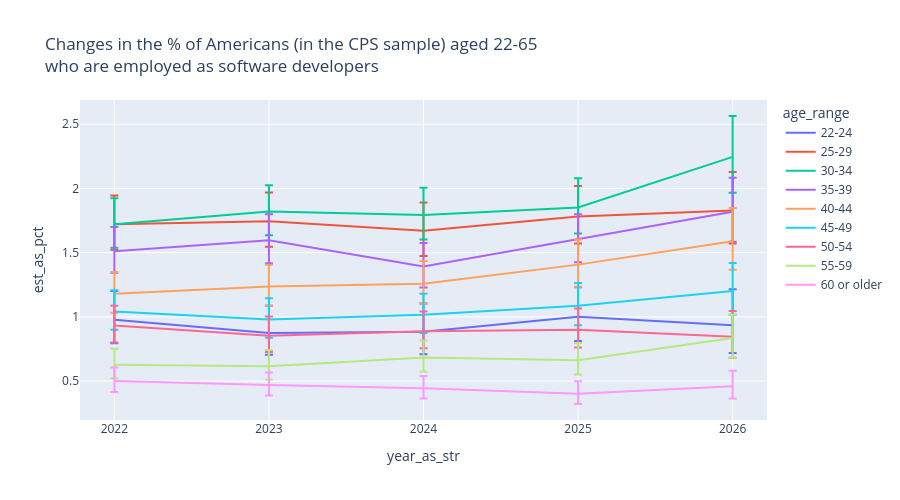

Notebook cell for this chart:
### Code cell
chart_height = 500
chart_width = 800
fig = px.line(swe_employment_year_props_by_age_range.query(
"employed_as_software_developer == '1'"), x = reference_period,
y = 'est_as_pct', color = 'age_range', error_y = 'error_upper_as_pct', 
error_y_minus = 'error_lower_as_pct',
title = 'Changes in the % of Americans (in the CPS sample) aged 22-65<br>\
who are employed as software developers', height = chart_height, )
fig

### Figure 1 — Plotly figure (JSON) as saved in the notebook; plotly's stock layout.template omitted (floating-point values rounded to 4 significant figures)
{"data": [{"error_y": {"array": [0.2244, 0.2117, 0.2185, 0.2308, 0.2802], "arrayminus": [0.1829, 0.1708, 0.1756, 0.1879, 0.2161]}, "hovertemplate": "age_range=22-24<br>year_as_str=%{x}<br>est_as_pct=%{y}<extra></extra>", "legendgroup": "22-24", "line": {"color": "#636efa", "dash": "solid"}, "marker": {"symbol": "circle"}, "mode": "lines", "name": "22-24", "orientation": "v", "showlegend": true, "type": "scatter", "x": ["2022", "2023", "2024", "2025", "2026"], "xaxis": "x", "y": [0.9773, 0.8757, 0.8854, 1.001, 0.9358], "yaxis": "y"}, {"error_y": {"array": [0.2232, 0.2243, 0.2205, 0.2378, 0.2995], "arrayminus": [0.198, 0.1992, 0.1952, 0.2103, 0.258]}, "hovertemplate": "age_range=25-29<br>year_as_str=%{x}<br>est_as_pct=%{y}<extra></extra>", "legendgroup": "25-29", "line": {"color": "#EF553B", "dash": "solid"}, "marker": {"symbol": "circle"}, "mode": "lines", "name": "25-29", "orientation": "v", "showlegend": true, "type": "scatter", "x": ["2022", "2023", "2024", "2025", "2026"], "xaxis": "x", "y": [1.722, 1.745, 1.67, 1.782, 1.829], "yaxis": "y"}, {"error_y": {"array": [0.2039, 0.2049, 0.2118, 0.2274, 0.3182], "arrayminus": [0.1826, 0.1845, 0.1898, 0.203, 0.2795]}, "hovertemplate": "age_range=30-34<br>year_as_str=%{x}<br>est_as_pct=%{y}<extra></extra>", "legendgroup": "30-34", "line": {"color": "#00cc96", "dash": "solid"}, "marker": {"symbol": "circle"}, "mode": "lines", "name": "30-34", "orientation": "v", "showlegend": true, "type": "scatter", "x": ["2022", "2023", "2024", "2025", "2026"], "xaxis": "x", "y": [1.721, 1.82, 1.793, 1.852, 2.246], "yaxis": "y"}, {"error_y": {"array": [0.1884, 0.2018, 0.184, 0.1974, 0.2651], "arrayminus": [0.1678, 0.1795, 0.1628, 0.1761, 0.2319]}, "hovertemplate": "age_range=35-39<br>year_as_str=%{x}<br>est_as_pct=%{y}<extra></extra>", "legendgroup": "35-39", "line": {"color": "#ab63fa", "dash": "solid"}, "marker": {"symbol": "circle"}, "mode": "lines", "name": "35-39", "orientation": "v", "showlegend": true, "type": "scatter", "x": ["2022", "2023", "2024", "2025", "2026"], "xaxis": "x", "y": [1.512, 1.597, 1.392, 1.602, 1.818], "yaxis": "y"}, {"error_y": {"array": [0.1702, 0.1704, 0.1775, 0.1963, 0.259], "arrayminus": [0.149, 0.15, 0.1558, 0.1725, 0.2232]}, "hovertemplate": "age_range=40-44<br>year_as_str=%{x}<br>est_as_pct=%{y}<extra></extra>", "legendgroup": "40-44", "line": {"color": "#FFA15A", "dash": "solid"}, "marker": {"symbol": "circle"}, "mode": "lines", "name": "40-44", "orientation": "v", "showlegend": true, "type": "scatter", "x": ["2022", "2023", "2024", "2025", "2026"], "xaxis": "x", "y": [1.18, 1.236, 1.258, 1.407, 1.59], "yaxis": "y"}, {"error_y": {"array": [0.1652, 0.1652, 0.1633, 0.1773, 0.2186], "arrayminus": [0.1428, 0.1416, 0.1409, 0.1527, 0.1853]}, "hovertemplate": "age_range=45-49<br>year_as_str=%{x}<br>est_as_pct=%{y}<extra></extra>", "legendgroup": "45-49", "line": {"color": "#19d3f3", "dash": "solid"}, "marker": {"symbol": "circle"}, "mode": "lines", "name": "45-49", "orientation": "v", "showlegend": true, "type": "scatter", "x": ["2022", "2023", "2024", "2025", "2026"], "xaxis": "x", "y": [1.043, 0.9791, 1.016, 1.088, 1.202], "yaxis": "y"}, {"error_y": {"array": [0.1539, 0.1491, 0.1536, 0.1644, 0.2004], "arrayminus": [0.1323, 0.1271, 0.1311, 0.1392, 0.1622]}, "hovertemplate": "age_range=50-54<br>year_as_str=%{x}<br>est_as_pct=%{y}<extra></extra>", "legendgroup": "50-54", "line": {"color": "#FF6692", "dash": "solid"}, "marker": {"symbol": "circle"}, "mode": "lines", "name": "50-54", "orientation": "v", "showlegend": true, "type": "scatter", "x": ["2022", "2023", "2024", "2025", "2026"], "xaxis": "x", "y": [0.9331, 0.8532, 0.8877, 0.9004, 0.845], "yaxis": "y"}, {"error_y": {"array": [0.1255, 0.1255, 0.1328, 0.1338, 0.1838], "arrayminus": [0.1047, 0.1043, 0.1114, 0.1114, 0.1509]}, "hovertemplate": "age_range=55-59<br>year_as_str=%{x}<br>est_as_pct=%{y}<extra></extra>", "legendgroup": "55-59", "line": {"color": "#B6E880", "dash": "solid"}, "marker": {"symbol": "circle"}, "mode": "lines", "name": "55-59", "orientation": "v", "showlegend": true, "type": "scatter", "x": ["2022", "2023", "2024", "2025", "2026"], "xaxis": "x", "y": [0.6272, 0.6164, 0.684, 0.6632, 0.8357], "yaxis": "y"}, {"error_y": {"array": [0.1046, 0.09845, 0.09555, 0.09827, 0.1205], "arrayminus": [0.08666, 0.08144, 0.07869, 0.07899, 0.09563]}, "hovertemplate": "age_range=60 or older<br>year_as_str=%{x}<br>est_as_pct=%{y}<extra></extra>", "legendgroup": "60 or older", "line": {"color": "#FF97FF", "dash": "solid"}, "marker": {"symbol": "circle"}, "mode": "lines", "name": "60 or older", "orientation": "v", "showlegend": true, "type": "scatter", "x": ["2022", "2023", "2024", "2025", "2026"], "xaxis": "x", "y": [0.5018, 0.4692, 0.4439, 0.401, 0.4607], "yaxis": "y"}], "layout": {"height": 500, "legend": {"title": {"text": "age_range"}, "tracegroupgap": 0}, "title": {"text": "Changes in the % of Americans (in the CPS sample) aged 22-65<br>who are employed as software developers"}, "xaxis": {"anchor": "y", "domain": [0, 1], "title": {"text": "year_as_str"}}, "yaxis": {"anchor": "x", "domain": [0, 1], "title": {"text": "est_as_pct"}}}}
